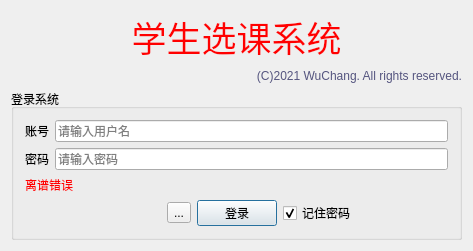
<?xml version="1.0" encoding="UTF-8"?>
<ui version="4.0">
 <class>Login</class>
 <widget class="QDialog" name="Login">
  <property name="geometry">
   <rect>
    <x>0</x>
    <y>0</y>
    <width>473</width>
    <height>238</height>
   </rect>
  </property>
  <property name="maximumSize">
   <size>
    <width>530</width>
    <height>280</height>
   </size>
  </property>
  <property name="windowTitle">
   <string>登录</string>
  </property>
  <property name="windowIcon">
   <iconset resource="Client.qrc">
    <normaloff>:/Client/icon.png</normaloff>:/Client/icon.png</iconset>
  </property>
  <layout class="QGridLayout" name="gridLayout_2">
   <item row="1" column="0">
    <widget class="QLabel" name="label_3">
     <property name="font">
      <font>
       <pointsize>26</pointsize>
      </font>
     </property>
     <property name="styleSheet">
      <string notr="true">color: rgb(255, 0, 0);</string>
     </property>
     <property name="text">
      <string>学生选课系统</string>
     </property>
     <property name="alignment">
      <set>Qt::AlignCenter</set>
     </property>
    </widget>
   </item>
   <item row="4" column="0">
    <widget class="QGroupBox" name="groupBox">
     <property name="sizePolicy">
      <sizepolicy hsizetype="Preferred" vsizetype="Fixed">
       <horstretch>0</horstretch>
       <verstretch>0</verstretch>
      </sizepolicy>
     </property>
     <property name="title">
      <string>登录系统</string>
     </property>
     <layout class="QGridLayout" name="gridLayout">
      <item row="2" column="0" colspan="7">
       <widget class="QLabel" name="message">
        <property name="sizePolicy">
         <sizepolicy hsizetype="Preferred" vsizetype="Fixed">
          <horstretch>0</horstretch>
          <verstretch>0</verstretch>
         </sizepolicy>
        </property>
        <property name="styleSheet">
         <string notr="true">color: rgb(255, 0, 0);</string>
        </property>
        <property name="text">
         <string>离谱错误</string>
        </property>
        <property name="alignment">
         <set>Qt::AlignLeading|Qt::AlignLeft|Qt::AlignVCenter</set>
        </property>
       </widget>
      </item>
      <item row="3" column="4">
       <widget class="QPushButton" name="login">
        <property name="sizePolicy">
         <sizepolicy hsizetype="Fixed" vsizetype="Fixed">
          <horstretch>0</horstretch>
          <verstretch>0</verstretch>
         </sizepolicy>
        </property>
        <property name="text">
         <string>登录</string>
        </property>
       </widget>
      </item>
      <item row="1" column="1" colspan="6">
       <widget class="QLineEdit" name="password">
        <property name="inputMask">
         <string/>
        </property>
        <property name="echoMode">
         <enum>QLineEdit::Password</enum>
        </property>
        <property name="placeholderText">
         <string>请输入密码</string>
        </property>
       </widget>
      </item>
      <item row="1" column="0">
       <widget class="QLabel" name="label_2">
        <property name="sizePolicy">
         <sizepolicy hsizetype="Fixed" vsizetype="Preferred">
          <horstretch>0</horstretch>
          <verstretch>0</verstretch>
         </sizepolicy>
        </property>
        <property name="text">
         <string>密码</string>
        </property>
        <property name="buddy">
         <cstring>password</cstring>
        </property>
       </widget>
      </item>
      <item row="3" column="0" colspan="2">
       <spacer name="horizontalSpacer_2">
        <property name="orientation">
         <enum>Qt::Horizontal</enum>
        </property>
        <property name="sizeHint" stdset="0">
         <size>
          <width>86</width>
          <height>20</height>
         </size>
        </property>
       </spacer>
      </item>
      <item row="3" column="2">
       <spacer name="horizontalSpacer">
        <property name="orientation">
         <enum>Qt::Horizontal</enum>
        </property>
        <property name="sizeHint" stdset="0">
         <size>
          <width>65</width>
          <height>20</height>
         </size>
        </property>
       </spacer>
      </item>
      <item row="0" column="0">
       <widget class="QLabel" name="label">
        <property name="sizePolicy">
         <sizepolicy hsizetype="Fixed" vsizetype="Preferred">
          <horstretch>0</horstretch>
          <verstretch>0</verstretch>
         </sizepolicy>
        </property>
        <property name="text">
         <string>账号</string>
        </property>
        <property name="buddy">
         <cstring>user</cstring>
        </property>
       </widget>
      </item>
      <item row="0" column="1" colspan="6">
       <widget class="QLineEdit" name="user">
        <property name="placeholderText">
         <string>请输入用户名</string>
        </property>
       </widget>
      </item>
      <item row="3" column="6">
       <spacer name="horizontalSpacer_3">
        <property name="orientation">
         <enum>Qt::Horizontal</enum>
        </property>
        <property name="sizeHint" stdset="0">
         <size>
          <width>96</width>
          <height>20</height>
         </size>
        </property>
       </spacer>
      </item>
      <item row="3" column="5">
       <widget class="QCheckBox" name="save">
        <property name="sizePolicy">
         <sizepolicy hsizetype="Fixed" vsizetype="Fixed">
          <horstretch>0</horstretch>
          <verstretch>0</verstretch>
         </sizepolicy>
        </property>
        <property name="text">
         <string>记住密码</string>
        </property>
        <property name="checked">
         <bool>true</bool>
        </property>
        <property name="tristate">
         <bool>false</bool>
        </property>
       </widget>
      </item>
      <item row="3" column="3">
       <widget class="QToolButton" name="config">
        <property name="text">
         <string>...</string>
        </property>
       </widget>
      </item>
     </layout>
    </widget>
   </item>
   <item row="3" column="0">
    <widget class="QLabel" name="label_4">
     <property name="sizePolicy">
      <sizepolicy hsizetype="Preferred" vsizetype="Maximum">
       <horstretch>0</horstretch>
       <verstretch>0</verstretch>
      </sizepolicy>
     </property>
     <property name="styleSheet">
      <string notr="true">color: rgb(85, 85, 127);</string>
     </property>
     <property name="text">
      <string>(C)2021 WuChang. All rights reserved.</string>
     </property>
     <property name="alignment">
      <set>Qt::AlignRight|Qt::AlignTrailing|Qt::AlignVCenter</set>
     </property>
    </widget>
   </item>
  </layout>
 </widget>
 <layoutdefault spacing="6" margin="11"/>
 <resources>
  <include location="Client.qrc"/>
 </resources>
 <connections/>
</ui>
